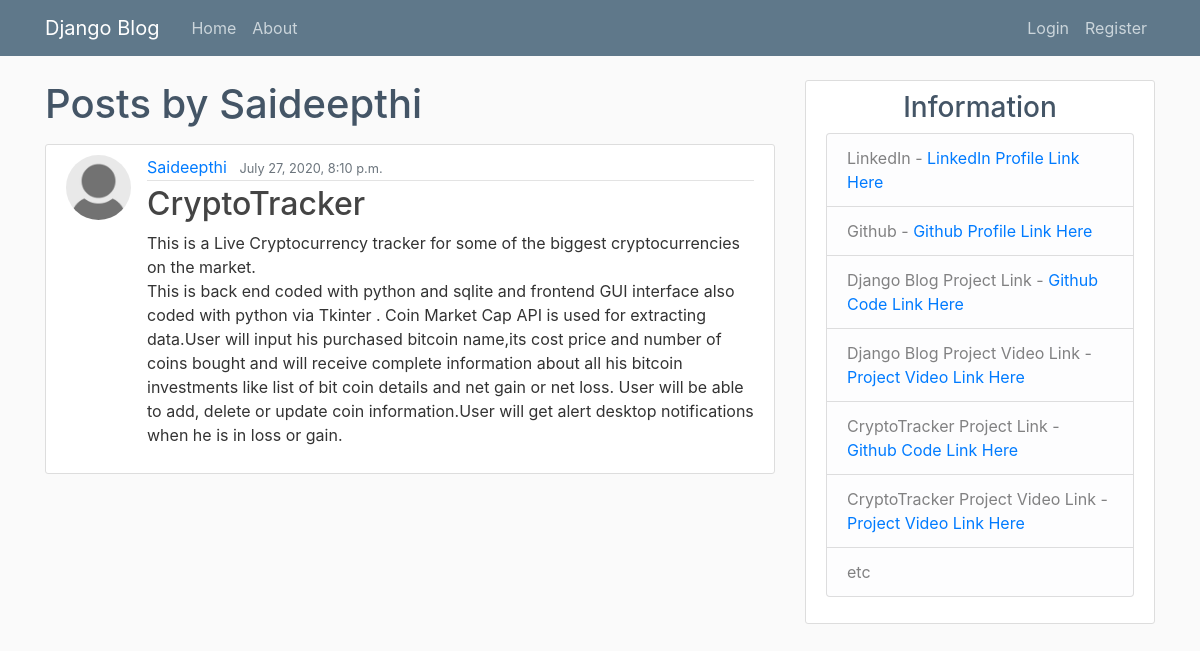
Page /user/Saideepthi on the committed database.
### blog/models.py (models this page shows, shortened)
class Post(models.Model):
    title = models.CharField(max_length=100)
    content = models.TextField()
    date_posted = models.DateTimeField(default=datetime.datetime.now)
    author = models.ForeignKey(User, on_delete=models.CASCADE)
    class Meta:
        ordering = ['date_posted']

### users/models.py (models this page shows, shortened)
class Profile(models.Model):
    user = models.OneToOneField(User, on_delete=models.CASCADE)
    image = models.ImageField(default='media/default.jpg', upload_to='media/profile_pics/')
    '''def save(self, *args, **kwargs):  #for large image size
        super().save(*args, **kwargs)

        #img = Image.open(self.image.path)
        img = Image.open(storage.open(self.image.name))
        if img.height > 300 or img.width > 300:
            output_size = (300, 300)
            img.thumbnail(output_size)
            img.save(self.image.name)/'''

### blog/views.py (the view)
# urls.py: path('user/<str:username>', UserPostListView.as_view(), name='user-posts'),
class UserPostListView(ListView):    #home list view
    model = Post
    template_name = 'blog/user_posts.html'  # <app>/<model>_<viewtype>.html
    context_object_name = 'posts'
    def get_queryset(self):
        user = get_object_or_404(User, username=self.kwargs.get('username'))
        return Post.objects.filter(author=user).order_by('-date_posted')

### blog/templates/blog/user_posts.html
{% extends "blog/base.html" %}
{% block content %}
    <h1 class="mb-3">Posts by {{ view.kwargs.username }} </h1>
    {% for post in posts %}
        <article class="media content-section">
            <img class="rounded-circle article-img" src="{{ post.author.profile.image.url }}">
          <div class="media-body">
            <div class="article-metadata">
              <a class="mr-2" href="{% url 'user-posts' post.author.username %}">{{ post.author }}</a>
                <small class="text-muted">{{ post.date_posted}}</small>
            </div>
            <h2><a class="article-title" href="{% url 'post-detail' post.id %}">{{ post.title }}</a></h2>
            <p class="article-content">{{ post.content }}</p>
          </div>
        </article>
    {% endfor %}
{% endblock content %}

### blog/static/main.css (style rules this page uses)
body { background: #fafafa; color: #333333; margin-top: 5rem; }
h1, h2, h3, h4, h5, h6 { color: #445566; }
.content-section { background: #ffffff; padding: 10px 20px; border: 1px solid #dddddd; border-radius: 3px; margin-bottom: 20px; }
.article-title { color: #444444; }
.article-content { white-space: pre-line; }
.article-img { height: 65px; width: 65px; margin-right: 16px; }
.article-metadata { padding-bottom: 1px; margin-bottom: 4px; border-bottom: 1px solid #e3e3e3 }

### rows in the picture
Post: author.profile.image (placeholder picture), author "Saideepthi", date_posted "July 27, 2020, 8:10 p.m.", title "CryptoTracker", content "This is a Live Cryptocurrency tracker for some of the biggest cryptocurrencies on the market. This is back end coded with python and sqlite and frontend GUI interface also coded with python via Tkinter . Coin Market Cap API is used for extracting data.User will input his purchased bitcoin name,its cost price and number of coins bought and will receive complete information about all his bitcoin investments like list of bit coin details and net gain or net loss. User will be able to add, delete or update coin information.User will get alert desktop notifications when he is in loss or gain."

### other values in the picture
{{ view.kwargs.username }} "Saideepthi"
